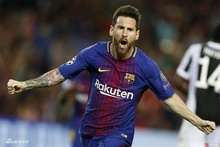
%> input picture messi.jpg, 220 x 147 px, shrunk from 650 x 433 before the run
$ octave fast.m   (GNU Octave 9; MATLAB toolbox functions it lacks are replaced by stand-ins)
%> lines starting %> are read from the running program, lines starting %| are printed output that depends on the picture
tic;
%读取图片
pic=imread('messi.jpg');
%> pic is the input picture: size 147x220x3 uint8; mean R, G, B 79.6, 72.5, 78.4

%显示图片
figure;imshow(pic);title('FAST角点检测');hold on;

%判断图是灰度图还是彩色图
[col row D]=size(pic);
%> col = 147; row = 220; D = 3

if D==3
    pic2=rgb2gray(pic);
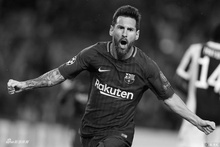
%> pic2: size 147x220 uint8; min 1, max 254, mean 75.3
end

%定义检测窗口
mask=[0 0 1 1 1 0 0;...
      0 1 0 0 0 1 0;...
      1 0 0 0 0 0 1;...
      1 0 0 0 0 0 1;...
      1 0 0 0 0 0 1;...
      0 1 0 0 0 1 0;...
      0 0 1 1 1 0 0];

mask=uint8(mask);

%设定阈值
threshold=20;

%fast特征点检测
for i=4:col-3
    for j=4:row-3%若I1、I9与中心I0的差均小于阈值，则不是候选点
        %1.初始筛选
        delta1=abs(pic(i-3,j)-pic(i,j))>threshold;
        delta9=abs(pic(i+3,j)-pic(i,j))>threshold;
        delta5=abs(pic(i,j+3)-pic(i,j))>threshold;
        delta13=abs(pic(i,j-3)-pic(i,j))>threshold;

        if sum([delta1 delta9 delta5 delta13])>=3
            %取中心点周围的十六个点
            block=pic(i-3:i+3,j-3:j+3);

            %把原始矩阵和mask相乘
            block=block.*mask;%提取圆周16个点

            %取周围16个点

            %亮点检测
            GreyMinusCenter = block([3,4,5,9,13,15,21,22,28,29,35,37,41,45,46,47])-pic(i,j);

            %计数器
            count = 0;

            %从十六个数组开始测试
            for n = 1:length(GreyMinusCenter)
                if n<4
                    for num = n:n+12
                        if GreyMinusCenter(num)>20
                            count=count+1;
                        end
                    end

                    %如果亮点数量是12个，那么检测成功，结束循环
                    if count ==12
%                         disp("亮点存在");
                        count = 0;
                        plot(j,i,'ro');
                        break;%结束循环
                    else
%                         disp("亮点不存在");
                        count = 0;
                    end
                else
                    %检测前半截
                    for num = n:16
                        if GreyMinusCenter(num)>20
                            count=count+1;
                        end
                    end

                    %检测后半截
                    for num = 1:n-4
                        if GreyMinusCenter(num)>20
                            count=count+1;
                        end
                    end

                     %如果亮点数量是12个，那么检测成功，结束循环
                    if count ==12
%                         disp("亮点存在");
                        count = 0;
                        plot(j,i,'ro');
                        break;%结束循环
                    else
%                         disp("亮点不存在");
                        count = 0;
                    end
                end
            end
        end
    end
end
%> after the loop, GreyMinusCenter = [27 50 21 2 16 33 8 32 43 30 35 17 104 144 168 187]; block = [0 0 35 34 32 0 0; 0 4 0 0 0 19 0; 29 0 0 0 0 0 146; 52 0 0 0 0 0 170; 23 0 0 0 0 0 189; 0 18 0 0 0 106 0; 0 0 10 45 37 0 0]; count = 0
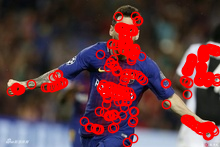
%> figure redrawn from the program's plot data; its title reads 'FAST角点检测'
toc;
